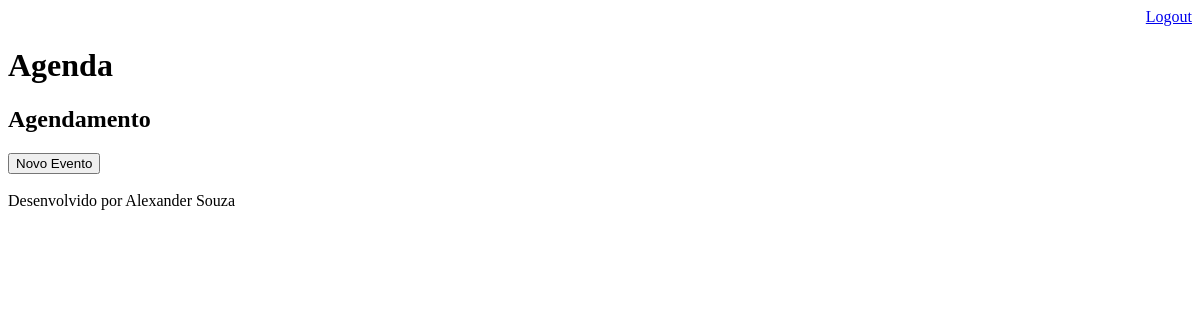
/agenda/ (signed in), run on an earlier commit of the app's database.
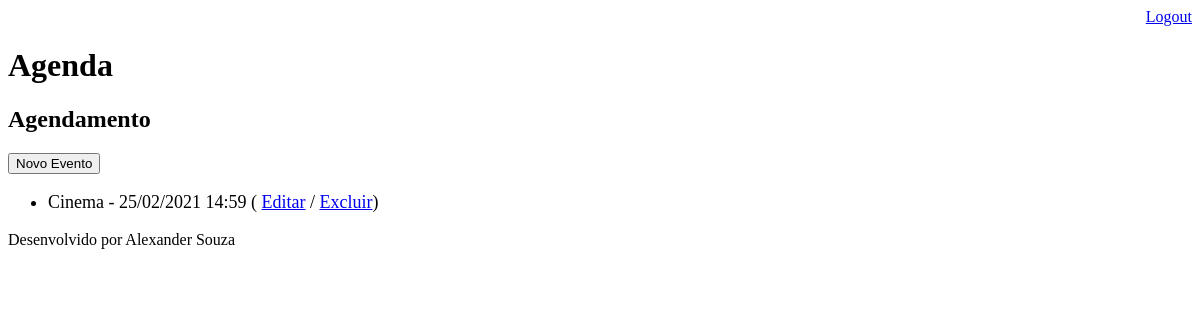
And on a later commit of the database.
### core/models.py (models this page shows, shortened)
class Evento(models.Model):
    titulo = models.CharField(max_length=100)
    descricao = models.TextField(blank=True, null=True)
    data_evento = models.DateTimeField(verbose_name='Data do Evento')
    data_criação = models.DateTimeField(auto_now=True)
    usuario = models.ForeignKey(User, on_delete=models.CASCADE)
    class Meta:
        db_table = 'evento'
    def get_data_evento(self):
        return self.data_evento.strftime('%d/%m/%Y %H:%M')
    def get_evento_atrasado(self):
        if self.data_evento < datetime.now():
            return True
        else:
            return False

### core/views.py (the view)
# urls.py: path('agenda/', views.lista_eventos),
@login_required(login_url='/login/')
def lista_eventos(request):
    usuario = request.user
    data_atual = datetime.now() - timedelta(hours=1)
    evento = Evento.objects.filter(usuario=usuario,
                                   data_evento__gt=data_atual)
    dados = {'eventos':evento}
    return render(request, 'agenda.html', dados)

### templates/agenda.html (shortened to what this page needs)
{% extends "model-page.html" %}
{% block content %}
    <h2>Agendamento</h2>
    <a href="evento/">
        <button type="button">Novo Evento</button>
    </a>
    <ul style="font-size: 18px">
        {% for evento in eventos%}
            <li>
                <div style=>
                    {{ evento.titulo }} - {{ evento.get_data_evento }}
                    ( <a href="evento/?id={{ evento.id }}">Editar</a>
                    / <a href="evento/delete/{{ evento.id }}/">Excluir</a>)
                </div>
            </li>
        {% endfor %}
    </ul>
{% endblock %}

### templates/model-page.html
<!DOCTYPE html>
<html lang="en">
<head>
    {% include "model-header.html" %}
</head>
<body>
    {% block content %} {% endblock %}
    {% include "model-footer.html" %}
</body>
</html>

### templates/model-header.html (shortened to what this page needs)
    <div align="right">
        <a href="/logout">Logout</a>
    </div>
    <h1>Agenda</h1>

### templates/model-footer.html
<p>Desenvolvido por Alexander Souza</p>

What changed in the data, as far as the page shows it:
added Evento: titulo "Cinema", get_data_evento "25/02/2021 14:59"
